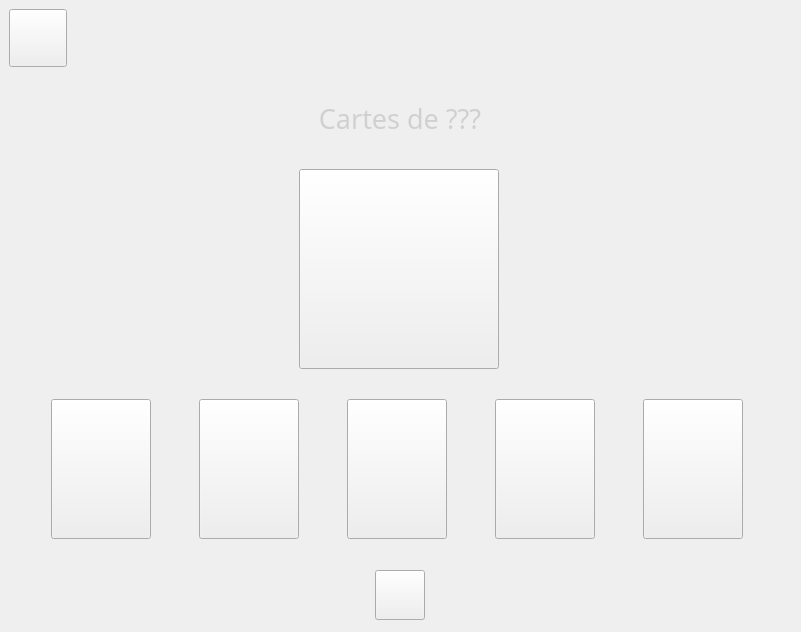
<?xml version="1.0" encoding="UTF-8"?>
<ui version="4.0">
 <class>Reveal</class>
 <widget class="QWidget" name="Reveal">
  <property name="geometry">
   <rect>
    <x>0</x>
    <y>0</y>
    <width>801</width>
    <height>632</height>
   </rect>
  </property>
  <property name="sizePolicy">
   <sizepolicy hsizetype="Preferred" vsizetype="Preferred">
    <horstretch>100</horstretch>
    <verstretch>100</verstretch>
   </sizepolicy>
  </property>
  <property name="windowTitle">
   <string>Form</string>
  </property>
  <widget class="QWidget" name="verticalLayoutWidget">
   <property name="geometry">
    <rect>
     <x>9</x>
     <y>9</y>
     <width>781</width>
     <height>611</height>
    </rect>
   </property>
   <layout class="QVBoxLayout" name="verticalLayout">
    <item>
     <layout class="QHBoxLayout" name="horizontalLayout">
      <item>
       <widget class="QPushButton" name="quitter">
        <property name="styleSheet">
         <string notr="true">QPushButton
{
    border-image:url(:/images/icons/button-home.png);
	width:50px;
	height:50px;
}

QPushButton:hover
{
    border-image:url(:/images/icons/button-home.png);
	width:50px;
	height:50px;
	background-color:#73a6a0;
	border-radius: 20px;
}</string>
        </property>
        <property name="text">
         <string/>
        </property>
       </widget>
      </item>
      <item>
       <spacer name="horizontalSpacer">
        <property name="orientation">
         <enum>Qt::Horizontal</enum>
        </property>
        <property name="sizeHint" stdset="0">
         <size>
          <width>40</width>
          <height>20</height>
         </size>
        </property>
       </spacer>
      </item>
     </layout>
    </item>
    <item>
     <layout class="QHBoxLayout" name="horizontalLayout_2">
      <item>
       <spacer name="horizontalSpacer_2">
        <property name="orientation">
         <enum>Qt::Horizontal</enum>
        </property>
        <property name="sizeHint" stdset="0">
         <size>
          <width>40</width>
          <height>20</height>
         </size>
        </property>
       </spacer>
      </item>
      <item>
       <widget class="QLabel" name="curPlayer">
        <property name="minimumSize">
         <size>
          <width>500</width>
          <height>90</height>
         </size>
        </property>
        <property name="maximumSize">
         <size>
          <width>500</width>
          <height>90</height>
         </size>
        </property>
        <property name="styleSheet">
         <string notr="true">border-image:url(:/images/titles/title-frame.png);
font: 20pt sans-serif;
color:#d0d0d0;</string>
        </property>
        <property name="text">
         <string>Cartes de ???</string>
        </property>
        <property name="alignment">
         <set>Qt::AlignCenter</set>
        </property>
       </widget>
      </item>
      <item>
       <spacer name="horizontalSpacer_3">
        <property name="orientation">
         <enum>Qt::Horizontal</enum>
        </property>
        <property name="sizeHint" stdset="0">
         <size>
          <width>40</width>
          <height>20</height>
         </size>
        </property>
       </spacer>
      </item>
     </layout>
    </item>
    <item>
     <layout class="QHBoxLayout" name="horizontalLayout_3">
      <item>
       <widget class="QToolButton" name="perso">
        <property name="minimumSize">
         <size>
          <width>200</width>
          <height>200</height>
         </size>
        </property>
        <property name="styleSheet">
         <string notr="true">border-image : url(:/images/characters/hidden.png);</string>
        </property>
        <property name="text">
         <string/>
        </property>
       </widget>
      </item>
     </layout>
    </item>
    <item>
     <spacer name="verticalSpacer">
      <property name="orientation">
       <enum>Qt::Vertical</enum>
      </property>
      <property name="sizeHint" stdset="0">
       <size>
        <width>20</width>
        <height>40</height>
       </size>
      </property>
     </spacer>
    </item>
    <item>
     <layout class="QHBoxLayout" name="playerCards">
      <item>
       <widget class="QToolButton" name="toolButton_3">
        <property name="minimumSize">
         <size>
          <width>100</width>
          <height>140</height>
         </size>
        </property>
        <property name="styleSheet">
         <string notr="true">border-image : url(:/images/cards/card-hidden.png);
</string>
        </property>
        <property name="text">
         <string/>
        </property>
       </widget>
      </item>
      <item>
       <widget class="QToolButton" name="toolButton_6">
        <property name="minimumSize">
         <size>
          <width>100</width>
          <height>140</height>
         </size>
        </property>
        <property name="styleSheet">
         <string notr="true">border-image : url(:/images/cards/card-hidden.png);
</string>
        </property>
        <property name="text">
         <string/>
        </property>
       </widget>
      </item>
      <item>
       <widget class="QToolButton" name="toolButton_5">
        <property name="minimumSize">
         <size>
          <width>100</width>
          <height>140</height>
         </size>
        </property>
        <property name="styleSheet">
         <string notr="true">border-image : url(:/images/cards/card-hidden.png);
</string>
        </property>
        <property name="text">
         <string/>
        </property>
       </widget>
      </item>
      <item>
       <widget class="QToolButton" name="toolButton_4">
        <property name="minimumSize">
         <size>
          <width>100</width>
          <height>140</height>
         </size>
        </property>
        <property name="styleSheet">
         <string notr="true">border-image : url(:/images/cards/card-hidden.png);
</string>
        </property>
        <property name="text">
         <string/>
        </property>
       </widget>
      </item>
      <item>
       <widget class="QToolButton" name="toolButton_2">
        <property name="minimumSize">
         <size>
          <width>100</width>
          <height>140</height>
         </size>
        </property>
        <property name="styleSheet">
         <string notr="true">border-image : url(:/images/cards/card-hidden.png);
</string>
        </property>
        <property name="text">
         <string/>
        </property>
       </widget>
      </item>
     </layout>
    </item>
    <item>
     <spacer name="verticalSpacer_2">
      <property name="orientation">
       <enum>Qt::Vertical</enum>
      </property>
      <property name="sizeHint" stdset="0">
       <size>
        <width>20</width>
        <height>40</height>
       </size>
      </property>
     </spacer>
    </item>
    <item>
     <layout class="QHBoxLayout" name="horizontalLayout_5">
      <item>
       <spacer name="horizontalSpacer_4">
        <property name="orientation">
         <enum>Qt::Horizontal</enum>
        </property>
        <property name="sizeHint" stdset="0">
         <size>
          <width>40</width>
          <height>20</height>
         </size>
        </property>
       </spacer>
      </item>
      <item>
       <widget class="QPushButton" name="next">
        <property name="minimumSize">
         <size>
          <width>50</width>
          <height>50</height>
         </size>
        </property>
        <property name="maximumSize">
         <size>
          <width>50</width>
          <height>50</height>
         </size>
        </property>
        <property name="styleSheet">
         <string notr="true">QPushButton
{
    border-image:url(:/images/icons/button-next.png);
	width:50px;
	height:50px;
	color:#32780c;
	font-size:1px;
}

QPushButton:hover
{
    border-image:url(:/images/icons/button-next.png);
	width:50px;
	height:50px;
	background-color:#73a6a0;
	border-radius: 20px;
	color:#32780c;
	font-size:1px;
}</string>
        </property>
        <property name="text">
         <string/>
        </property>
       </widget>
      </item>
      <item>
       <spacer name="horizontalSpacer_5">
        <property name="orientation">
         <enum>Qt::Horizontal</enum>
        </property>
        <property name="sizeHint" stdset="0">
         <size>
          <width>40</width>
          <height>20</height>
         </size>
        </property>
       </spacer>
      </item>
     </layout>
    </item>
   </layout>
  </widget>
 </widget>
 <resources/>
 <connections/>
</ui>
